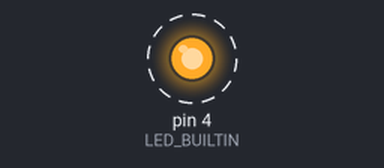
The sketch below on a simulated Arduino Uno, built with avr-gcc and run on an emulated ATmega328P. On the bench: output pins drawn as LEDs (lit = HIGH). Dashed ring = blinking.

Above: at 0.2 s.
Timing chart, 0 to 3.5 s (numbered marks = the images above):
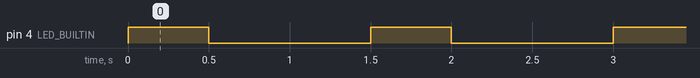

The sketch:

ESP_32_blink.ino
```cpp
#define LED_BUILTIN 4
// pin no 4 for flash light
// pin no 33 and 22 for normal red led
void setup() {
  pinMode(LED_BUILTIN, OUTPUT);
}
void loop() {
  digitalWrite(LED_BUILTIN, HIGH);
  delay(500);
  digitalWrite(LED_BUILTIN, LOW);
  delay(1000);
}
```

Measured:
- by itself, pin 4 (LED_BUILTIN): alternates HIGH for 0.50 s and LOW for 1.0 s
